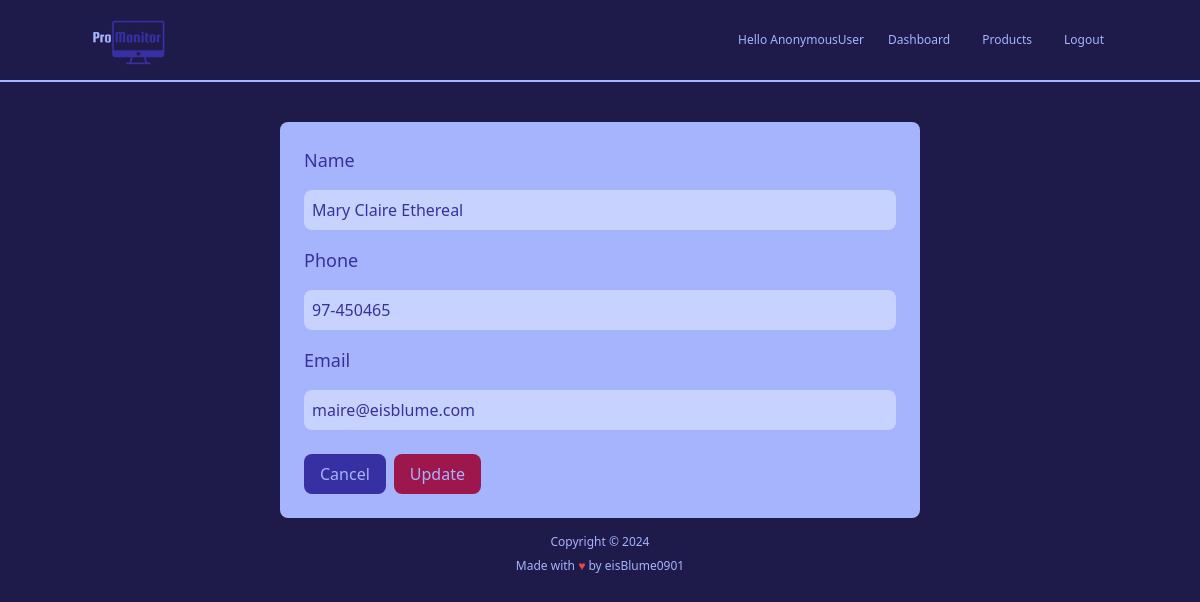
/update_customer/1/, run on the app's committed database.
### accounts/models.py (models this page shows, shortened)
class Customer(models.Model):
    name = models.CharField(max_length=200, null=True)
    phone = models.CharField(max_length=200, null=True)
    email = models.EmailField(max_length=200, null=True)
    date_created = models.DateTimeField(auto_now_add=True, null=True)

### accounts/views.py (the view, shortened to what this page needs)
# urls.py: path('update_customer/<str:pk>/', views.updateCustomer, name="update_customer"),
def updateCustomer(request, pk):
    customer = get_object_or_404(Customer, id=pk)
    form = CustomerForm(instance=customer)
    return render(request, 'forms/customer_form.html', {'form': form})

### accounts/forms.py
class CustomerForm(ModelForm):
    class Meta:
        model = Customer
        fields = '__all__'
        exclude = ['date_created']

### templates/forms/customer_form.html (shortened to what this page needs)
{% extends 'main.html' %}
{% block content %}
{% include 'partials/_home_navbar.html' %}
<form method="POST" class="max-w-screen-sm mx-auto mt-10 max-h-full bg-indigo-300 text-indigo-800 p-6 rounded-lg">
    <div class="flex flex-col gap-4">
        <div class="text-lg text-indigo-800 font-medium">
            {{ form.name.label }}
        </div>
        <div class="w-full">
            {{ form.name }}
        </div>
        <div class="text-lg text-indigo-800 font-medium">
            {{ form.phone.label }}
        </div>
        <div>
            {{ form.phone }}
        </div>
        <div class="text-lg text-indigo-800 font-medium">
            {{ form.email.label }}
        </div>
        <div>
            {{ form.email }}
        </div>
    </div>
    <div class="flex flex-row gap-2 mt-6 w-full items-center">
        <button type="Submit" name="Cancel" class="bg-indigo-800 text-indigo-300 px-4 py-2 rounded-lg hover:bg-indigo-200 hover:text-indigo-800">Cancel</button>
        <button type="Submit" name="Confirm" class="font-medium bg-pink-800 text-indigo-300 rounded-lg px-4 py-2 hover:bg-pink-300 hover:text-indigo-800">Update</button>
    </div>
</form>
{% endblock %}

### data on the page
Customer: name "Mary Claire Ethereal", phone "97-450465", email "maire@eisblume.com"

### other printed values
{{ request.user }} "AnonymousUser"
